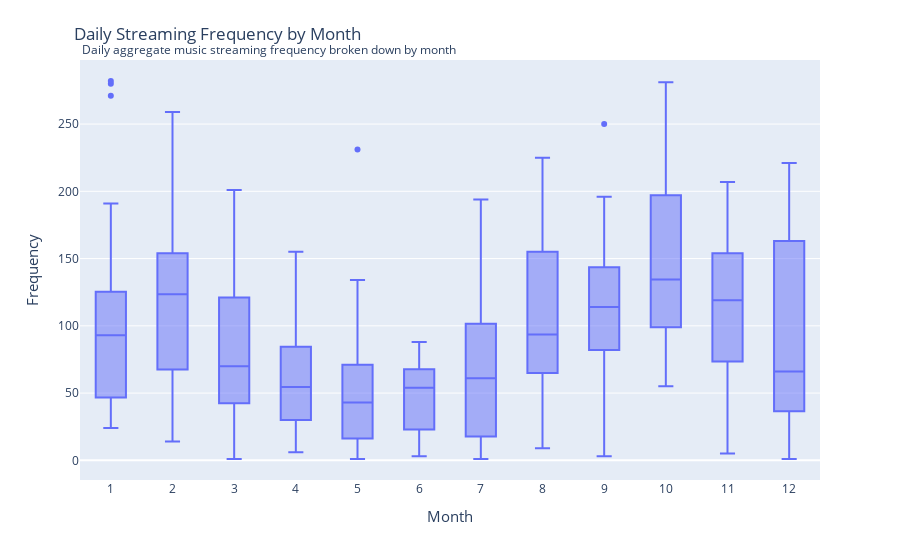

This figure's notebook cell:
### Code cell
# Similarly, I want to see how much music I listened each month
streaming_history_group = streaming_history.groupby([streaming_history.index.month, streaming_history.index.date]).count()

fig = px.box(streaming_history_group, x = streaming_history_group.index.get_level_values(0), y="msPlayed")
fig.update_layout(
    annotations=[
        dict(
            x = 0.0,
            y = 1.05,
            showarrow=False,
            text = "Daily aggregate music streaming frequency broken down by month",
            xref = "paper",
            yref = "paper"
        )],
    xaxis = dict(
        title_text="Month",
        tickmode = 'linear',
        titlefont=dict(size=15)),
    yaxis = dict(
        title_text="Frequency",
        titlefont=dict(size=15)),
    title = {
        'text': 'Daily Streaming Frequency by Month',
        'y':0.95,
        'x':0.242,
        'xanchor': 'center',
        'yanchor': 'top'}
)

fig.show()

fig.write_html("my_monthly_streaming_frequency.html")

### Figure 1 — Plotly figure (JSON) as saved in the notebook; plotly's stock layout.template omitted (floating-point values rounded to 4 significant figures; data arrays with more than 128 entries replaced by an {"elided": "..."} marker saying what was removed)
{"data": [{"alignmentgroup": "True", "hoverlabel": {"namelength": 0}, "hovertemplate": "x=%{x}<br>msPlayed=%{y}", "legendgroup": "", "marker": {"color": "#636efa"}, "name": "", "notched": false, "offsetgroup": "", "orientation": "v", "showlegend": false, "type": "box", "x": {"elided": "322 int values"}, "x0": " ", "xaxis": "x", "y": {"elided": "322 int values"}, "y0": " ", "yaxis": "y"}], "layout": {"annotations": [{"showarrow": false, "text": "Daily aggregate music streaming frequency broken down by month", "x": 0, "xref": "paper", "y": 1.05, "yref": "paper"}], "boxmode": "group", "legend": {"tracegroupgap": 0}, "margin": {"t": 60}, "title": {"text": "Daily Streaming Frequency by Month", "x": 0.242, "xanchor": "center", "y": 0.95, "yanchor": "top"}, "xaxis": {"anchor": "y", "domain": [0, 1], "tickmode": "linear", "title": {"font": {"size": 15}, "text": "Month"}}, "yaxis": {"anchor": "x", "domain": [0, 1], "title": {"font": {"size": 15}, "text": "Frequency"}}}}
